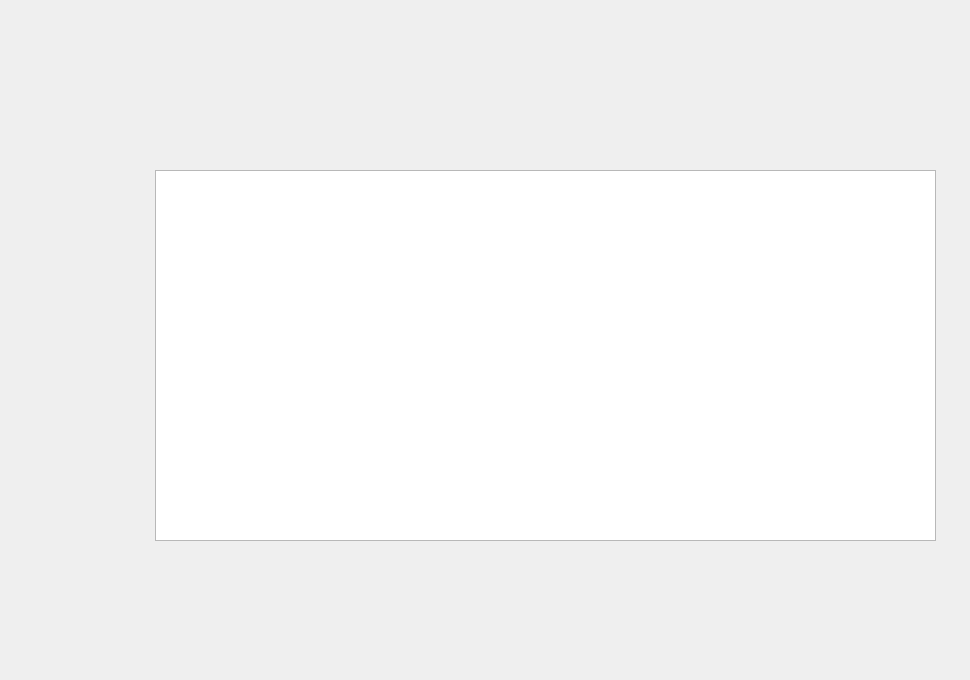
     <widget class="QWidget" name="widget_3">
      <property name="styleSheet">
       <string notr="true">background-image:url(:/interface/affich-prod)



</string>
      </property>
      <widget class="QTableView" name="tableView">
       <property name="geometry">
        <rect>
         <x>155</x>
         <y>170</y>
         <width>781</width>
         <height>371</height>
        </rect>
       </property>
       <property name="styleSheet">
        <string notr="true">QTableView{
background: #2F2F2F
};</string>
       </property>
      </widget>
      <widget class="QLineEdit" name="lineEdit_recherche">
       <property name="geometry">
        <rect>
         <x>80</x>
         <y>100</y>
         <width>241</width>
         <height>16</height>
        </rect>
       </property>
       <property name="styleSheet">
        <string notr="true">background:transparent;
border:none;</string>
       </property>
      </widget>
      <widget class="QPushButton" name="supprimerP">
       <property name="geometry">
        <rect>
         <x>580</x>
         <y>590</y>
         <width>231</width>
         <height>21</height>
        </rect>
       </property>
       <property name="styleSheet">
        <string notr="true">background:transparent;
border:none;
</string>
       </property>
       <property name="text">
        <string/>
       </property>
      </widget>
      <widget class="QPushButton" name="precAP">
       <property name="geometry">
        <rect>
         <x>890</x>
         <y>620</y>
         <width>71</width>
         <height>51</height>
        </rect>
       </property>
       <property name="styleSheet">
        <string notr="true">background:transparent;
border:none;
</string>
       </property>
       <property name="text">
        <string/>
       </property>
      </widget>
     </widget>
